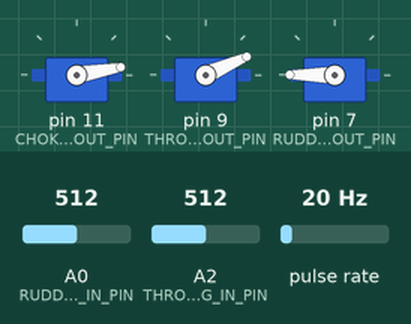
Simulated run of this sketch. Board: Arduino Uno, built with avr-gcc and run on an emulated ATmega328P. On the bench: 3 × servo. Wiring (inferred from the names in the program): pulse sensor: data pin 3. The test bench sets the inputs (shaded band); at power-on: pulse rate 20 Hz, A0 (RUDDER_ANALOG_IN_PIN) = 512, A2 (THROTTLE_ANALOG_IN_PIN) = 512.

Above: at 1.2 s.
1.3 s: pulse rate (sensor on pin 3) set to 15 Hz
At 1.46 s:
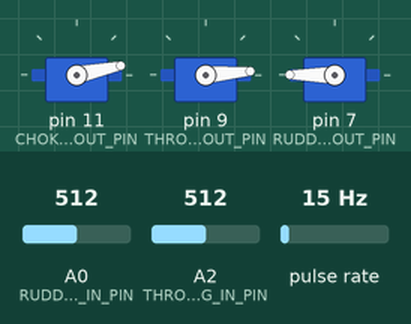
4.3 s: A0 (RUDDER_ANALOG_IN_PIN) set to 716
At 4.46 s:
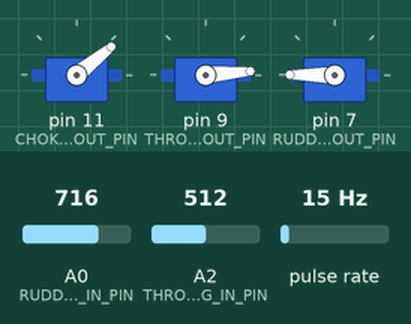
7.3 s: pulse rate (sensor on pin 3) set to 92 Hz
At 7.46 s:
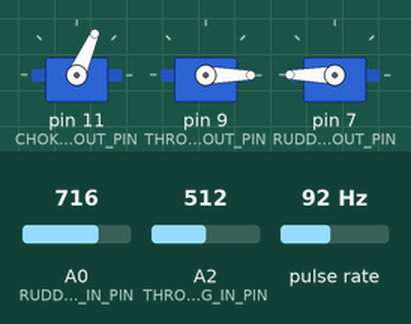
At 10.25 s:
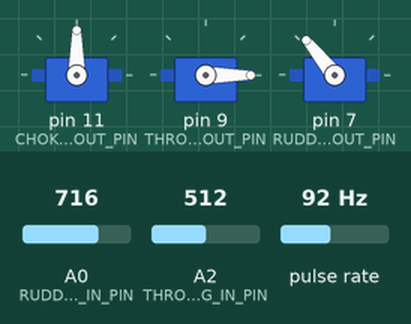
10.3 s: A2 (THROTTLE_ANALOG_IN_PIN) set to 716
13.3 s: A2 (THROTTLE_ANALOG_IN_PIN) set to 900
16.3 s: A0 (RUDDER_ANALOG_IN_PIN) set to 1010
Timing chart, 0 to 20.3 s (numbered marks = the images above; inputs shaded):
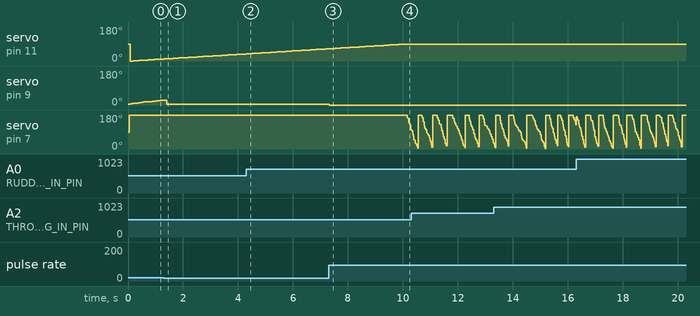

Measured:
- the behaviour switches between 17 and 16 Hz on pulse rate (sensor on pin 3) (found by bisection; images 0 and 1)
- after the input at 7.3 s, servo on pin 9 (THROTTLE_PWM_OUT_PIN): 5° → 0° at once

The sketch:

AirYak.ino
```cpp
/**
 * @file AirYak.ino
 * @brief Primary Engine Control Unit (ECU) main coordination firmware loop.
 * @author Luke Leber
 * @version 1.0.0
 *
 * Hardware Platform: Custom ATmega328P Standalone Circuitry Configuration
 * Clock Core: 16.0 MHz External Oscillating Quartz Crystal Array
 *
 * System Loop Features:
 * - Asynchronous Hall Effect Crankshaft Period Tracking Layer
 * - Time-Scaled Linear Thermal Choke Profiling Governor
 * - Closed-Loop Proportional-Integral-Derivative (PID) Electronic Governor
 * - Airfoil Rudder Steering Control
 */

#include <Arduino.h>
#include <AirYakConfig.h>
#include <Choke.h>
#include <Tachometer.h>
#include <Throttle.h>
#include <Rudder.h>


// --- Governor Calibration Profiles ---
#define STARTING_THROTTLE_POSITION    5   /**< Initial mechanical throttle opening angle during cranking (degrees). */
#define IDLE_ENGINE_SPEED             1200 /**< Targeted baseline controlled minimum idling limit (RPM). */
#define MAX_ENGINE_SPEED              3600 /**< Maximum allowed governed target speed via driver demand (RPM). */
#define DANGEROUS_ENGINE_SPEED        4000 /**< Absolute overspeed boundary line threshold passed to the governor core (RPM). */

// --- Physical ATMega328P Pin Allocation Matrix ---
#define THROTTLE_ANALOG_IN_PIN        A2   /**< ADC input linked to driver's throttle demand potentiometer. */
#define RUDDER_ANALOG_IN_PIN          A0   /**< ADC input linked to driver's rudder demand potentiometer. */
#define TACHOMETER_DIGITAL_IN_PIN     3    /**< Hardwired external interrupt channel 1 (INT1). */
#define THROTTLE_PWM_OUT_PIN          9    /**< Dedicated timer counter PWM actuator output for throttle servo. */
#define CHOKE_PWM_OUT_PIN             11   /**< Dedicated timer counter PWM actuator output for choke servo. */
#define RUDDER_PWM_OUT_PIN            7   /**< Dedicated timer counter PWM actuator output for rudder servo. */

// --- Output Actuator Software Tuning ---
#define CHOKE_SWEEP_DELAY_MILLIS      150 /**< The number of milliseconds that it takes for the choke actuator to travel 90 degrees. */
#define THROTTLE_SWEEP_DELAY_MILLIS   150 /**< The number of milliseconds that it takes for the throttle actuator to travel 90 degrees. */
#define RUDDER_SWEEP_DELAY_MILLIS     300 /**< The number of milliseconds that it takes for the rudder actuator to travel 180 degrees. */

// --- Mechanical Actuator Target Bounds ---
#define THROTTLE_SERVO_MIN_POSITION   0    /**< Absolute lower limit stopping point constraint to prevent linkage binding. */
#define THROTTLE_SERVO_MAX_POSITION   90   /**< Absolute Wide Open Throttle mechanical link constraint upper bound. */
#define CHOKE_SERVO_MIN_POSITION      0    /**< Mechanical baseline target for a fully closed choke butterfly valve. */
#define CHOKE_SERVO_MAX_POSITION      90   /**< Mechanical baseline target for a fully open choke butterfly valve. */
#define RUDDER_SERVO_MIN_POSITION     0    /**< Mechanical baseline target for a rudder all the way port. */
#define RUDDER_SERVO_MAX_POSITION     180  /**< Mechanical baseline target for a rudder all the way starboard. */

// --- Timing Metrics Settings ---
#define WARMUP_DURATION               10000UL /**< Overall target timed cold-start profile window (10.0 Seconds). */

// --- Algorithmic Controller Coefficients ---
#define PROPORTIONAL_GAIN             0.004  /**< Gentle proportional response */
#define INTEGRAL_GAIN                 0.01   /**< Slow, smooth integral trim */
#define DERIVATIVE_GAIN               0.0    /**< MUST be 0.0; single-cylinder pulses cause Kd spikes */

// --- Subsystem Instance Interfaces ---
Tachometer* tachometer;
Choke* choke;
Throttle* throttle;
Rudder* rudder;

/**
 * @brief Initializes peripheral profiles, anchors hardware lines, and links variables.
 */
void setup() {
  AIRYAK_DEBUG_START();
  tachometer = new Tachometer(TACHOMETER_DIGITAL_IN_PIN);
  choke = new Choke(
    *tachometer,
    CHOKE_PWM_OUT_PIN,
    CHOKE_SERVO_MAX_POSITION,
    CHOKE_SERVO_MIN_POSITION,
    WARMUP_DURATION,
    CHOKE_SWEEP_DELAY_MILLIS
  );
  throttle = new Throttle(
    *tachometer,
    THROTTLE_ANALOG_IN_PIN,
    THROTTLE_PWM_OUT_PIN,
    PROPORTIONAL_GAIN,
    INTEGRAL_GAIN,
    DERIVATIVE_GAIN,
    STARTING_THROTTLE_POSITION,
    DANGEROUS_ENGINE_SPEED,
    IDLE_ENGINE_SPEED,
    MAX_ENGINE_SPEED,
    THROTTLE_SERVO_MIN_POSITION,
    THROTTLE_SERVO_MAX_POSITION,
    THROTTLE_SWEEP_DELAY_MILLIS
  );
  rudder = new Rudder(RUDDER_ANALOG_IN_PIN, RUDDER_PWM_OUT_PIN, RUDDER_SWEEP_DELAY_MILLIS);
}

/**
 * @brief Continuous execution main thread processing logic.
 */
void loop() {
  static bool engine_was_running = false;
  static unsigned long last_time_speed_seen = 0;

  tachometer->resample();
  unsigned long now = millis();

  // Print pacing gate (0.25 seconds)
  static unsigned long last_print = 0;
  if (now - last_print >= 250UL) {
    AIRYAK_DEBUG_METRIC("TACH READOUT:", tachometer->getSpeed(), "RPM");
    last_print = now;
  }

  uint16_t current_rpm = tachometer->getSpeed();

  if (current_rpm >= 1000) {
    engine_was_running = true;
    last_time_speed_seen = now; // Lock timestamp anchor whenever active speed is verified
  }

  // Robust Stall Watchdog: Only reset state profiles if the engine has been
  // completely dead for a continuous 500ms block window
  if (current_rpm == 0 && engine_was_running) {
    if (now - last_time_speed_seen >= 500UL) {
      choke->reset();
      throttle->reset();
      engine_was_running = false;
      AIRYAK_DEBUG_PRINTLN("--- TRUE ENGINE STALL DECLARED; SYSTEM RESET ---");
    }
  }

  choke->update();
  throttle->update();
  rudder->update();
}
```
